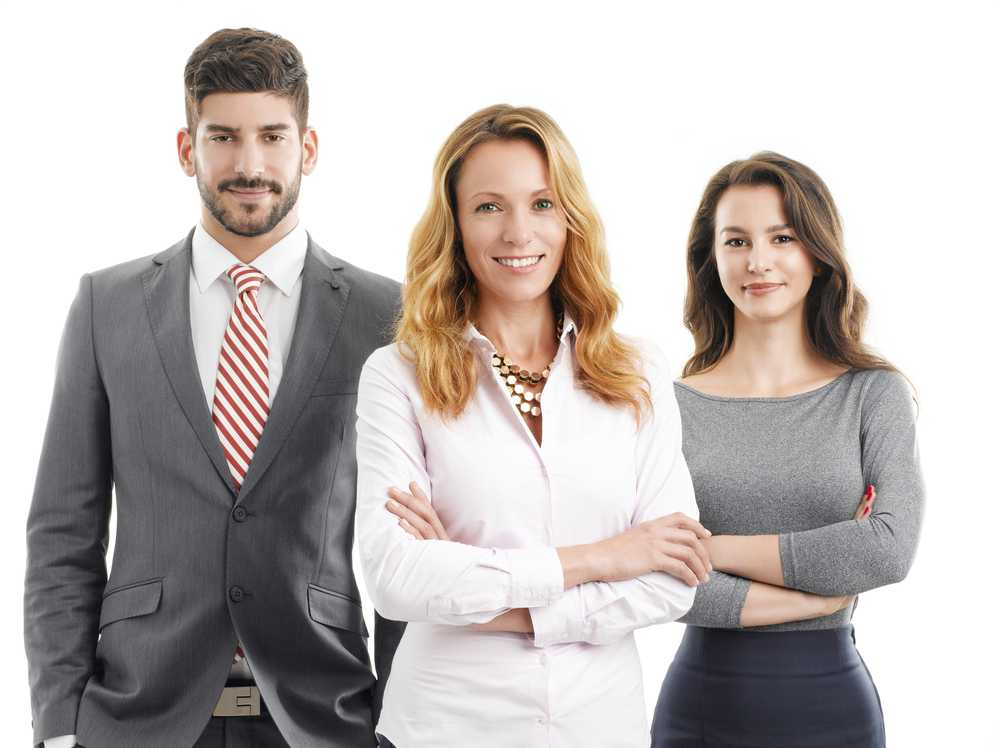
#> input picture resources/people.jpg, 1000 x 748 px, found by its file name
$ python main.py
#> lines starting #> are read from the running program, lines starting #| are printed output that depends on the picture; after the words box and inside, x2 and y2 are one past the last pixel; in counts of white or black regions, pixels touching at a corner belong together
import numpy as np
import cv2
from math import log, e

# Ентропія множини прикладів
def entropy(S):
    values, counts = np.unique(S, return_counts=True)
    probabilities = counts / counts.sum()
    return -np.sum(probabilities * np.log2(probabilities))

# Інформаційний виграш для ознаки A (напр. очі, ніс, рот)
def information_gain(S, A_values):
    total_entropy = entropy(S)
    unique_vals, counts = np.unique(A_values, return_counts=True)
    weighted_entropy = 0
    for val, count in zip(unique_vals, counts):
        Sv = [S[i] for i in range(len(S)) if A_values[i] == val]
        weighted_entropy += (len(Sv)/len(S)) * entropy(Sv)
    return total_entropy - weighted_entropy

# Логістична функція втрат
def logistic_loss(y, fx):
    return np.log(1 + np.exp(-y * fx))

# === ЗАВАНТАЖЕННЯ КЛАСИФІКАТОРІВ ===
face_cascade = cv2.CascadeClassifier("pattern-recognition-adaboost/cascades/haarcascade_frontalface_default.xml")
eye_cascade = cv2.CascadeClassifier('pattern-recognition-adaboost/cascades/haarcascade_eye_tree_eyeglasses.xml')
nose_cascade = cv2.CascadeClassifier("pattern-recognition-adaboost/cascades/haarcascade_mcs_nose.xml")
mouth_cascade = cv2.CascadeClassifier("pattern-recognition-adaboost/cascades/haarcascade_mcs_mouth.xml")

# === ОБРОБКА ЗОБРАЖЕННЯ ===
img = cv2.imread('pattern-recognition-adaboost/resources/people.jpg')
#> img is the input picture: shape (748, 1000, 3); mean B, G, R 181.5, 184.2, 191.4
imgGray = cv2.cvtColor(img, cv2.COLOR_BGR2GRAY)
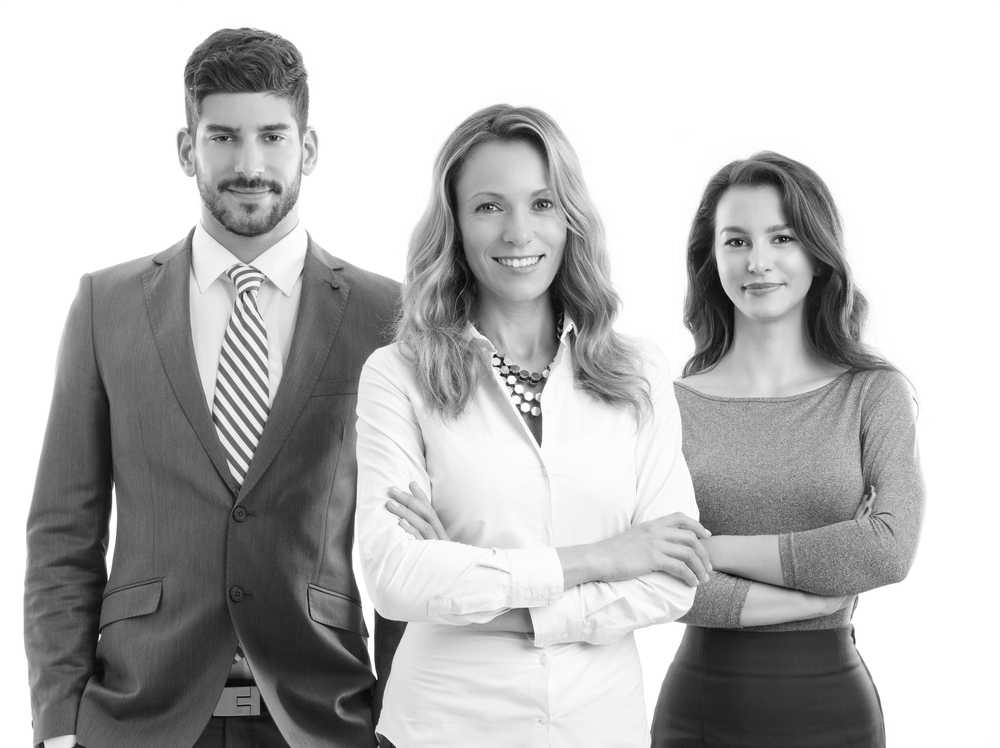
#> imgGray: shape (748, 1000); min 0, max 255, mean 186.1

faces = face_cascade.detectMultiScale(imgGray, 1.3, 4)
#> faces = [[449, 156, 131, 131], [694, 191, 128, 128], [179, 83, 139, 139]]

# Масив для IG
feature_vectors = []
labels = []

for (x, y, w, h) in faces:
    h = int(h + 0.2 * h)
    y = int(y - 0.1 * y)
    roi_gray = imgGray[y:y+h, x:x+w]
    roi_color = img[y:y+h, x:x+w]

    # Детекція ознак
    eyes = eye_cascade.detectMultiScale(roi_gray)
    nose = nose_cascade.detectMultiScale(roi_gray, 1.3, 5)
    mouth = mouth_cascade.detectMultiScale(roi_gray, 1.7, 9)

    # Бінарні ознаки: 1 - знайдено, 0 - ні
    eyes_present = 1 if len(eyes) > 0 else 0
    nose_present = 1 if len(nose) > 0 else 0
    mouth_present = 1 if len(mouth) > 0 else 0

    feature_vectors.append([eyes_present, nose_present, mouth_present])
    labels.append(1)  # Мітка "обличчя знайдено", для прикладу

    # Малювання
    cv2.rectangle(img, (x, y), (x + w, y + h), (255, 0, 0), 2)
    for (ex, ey, ew, eh) in eyes:
        cv2.rectangle(roi_color, (ex, ey), (ex + ew, ey + eh), (0, 255, 0), 2)
    for (nx, ny, nw, nh) in nose:
        nh = int(nh + 0.2 * nh)
        ny = int(ny - 0.2 * ny)
        nw = int(nw - 0.2 * nw)
        nx = int(nx + 0.1 * nx)
        cv2.rectangle(roi_color, (nx, ny), (nx + nw, ny + nh), (0, 255, 255), 2)
    for (mx, my, mw, mh) in mouth:
        my = int(my - 0.05 * my)
        cv2.rectangle(roi_color, (mx, my), (mx + mw, my + mh), (0, 0, 255), 2)
#> this loop made 3 passes
#> (x, y, w, h, eyes, nose, mouth) on passes 1 to 3: (449, 140, 131, 157, [[80, 51, 27, 27], [23, 51, 34, 34]], [[45, 80, 48, 40]], [[33, 101, 72, 43]]), (694, 171, 128, 153, [[76, 57, 24, 24], [29, 58, 27, 27]], [[45, 81, 40, 33]], [[46, 107, 42, 26]]), (179, 74, 139, 166, [[80, 51, 26, 26], [26, 48, 32, 32]], [[44, 77, 52, 44]], [[49, 109, 42, 26]])
#> pass 1, `roi_gray = imgGray[y:y+h, x:x+w]`:
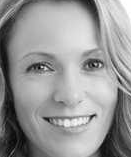
#> roi_gray: shape (157, 131); min 1, max 255, mean 150.1
#> pass 1, `roi_color = img[y:y+h, x:x+w]`:
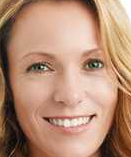
#> roi_color: shape (157, 131, 3); mean B, G, R 117.1, 140.9, 180.8
#> pass 2, `roi_color = img[y:y+h, x:x+w]`:
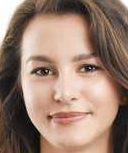
#> roi_color: shape (153, 128, 3); mean B, G, R 111.7, 127, 153
#> after the loop:
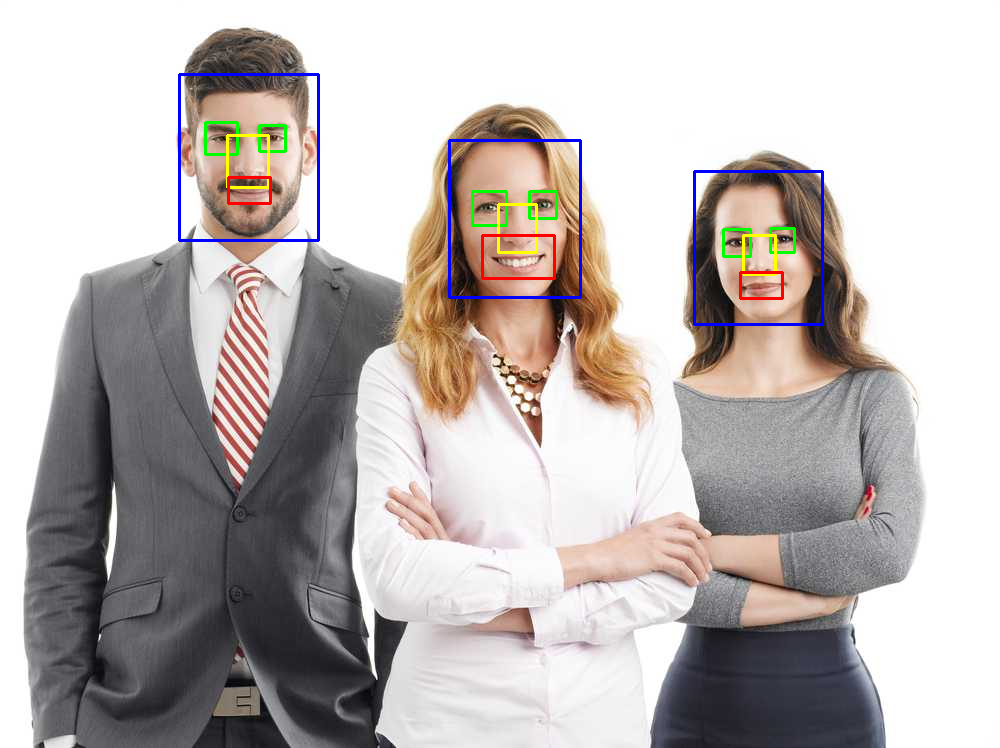
#> img: shape (748, 1000, 3); 1.34% of pixels changed, all inside (x1, y1, x2, y2) = (178, 73, 824, 326)
#> after the loop:
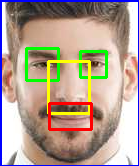
#> roi_color: shape (166, 139, 3); mean B, G, R 144.7, 159.4, 177.7
#> after the loop:
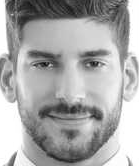
#> roi_gray: shape (166, 139); min 3, max 255, mean 169.4
#> after the loop, feature_vectors = [[1, 1, 1], [1, 1, 1], [1, 1, 1]]; labels = [1, 1, 1]

# Обчислення IG для кожної ознаки
features = np.array(feature_vectors)
#> features = [[1, 1, 1], [1, 1, 1], [1, 1, 1]]
labels = np.array(labels)

ig_eyes = information_gain(labels, features[:, 0])
#> in entropy, `values, counts = np.unique(S, return_counts=True)`: values = [1]; counts = [3]
#> in entropy, `probabilities = counts / counts.sum()`: probabilities = [1]
#> in information_gain, `total_entropy = entropy(S)`: total_entropy = 0
#> in information_gain, `unique_vals, counts = np.unique(A_values, return_counts=True)`: unique_vals = [1]; counts = [3]
#> the loop in information_gain, `for val, count in zip(unique_vals, counts):` made 1 pass
#> (val, count, Sv, values in entropy, counts in entropy, probabilities in entropy, weighted_entropy) on pass 1: (1, 3, [1, 1, 1], [1], [3], [1], 0)
#> after the loop in information_gain, `for val, count in zip(unique_vals, counts):`: weighted_entropy = 0
#> ig_eyes = 0
ig_nose = information_gain(labels, features[:, 1])
#> the loop in information_gain (call 2), `for val, count in zip(unique_vals, counts):` made 1 pass
#> ig_nose = 0
ig_mouth = information_gain(labels, features[:, 2])
#> ig_mouth = 0

print(f"Information Gain - Eyes: {ig_eyes:.4f}, Nose: {ig_nose:.4f}, Mouth: {ig_mouth:.4f}")
#| Information Gain - Eyes: -0.0000, Nose: -0.0000, Mouth: -0.0000

# Демонстрація логістичної втрати на прикладі
y = 1  # позитивний клас
fx = 0.8  # передбачене значення класифікатором
loss = logistic_loss(y, fx)
print(f"Logistic loss for y={y}, f(x)={fx}: {loss:.4f}")

cv2.imshow(f'Faces detected: {len(faces)}', img)
cv2.waitKey(0)
cv2.destroyAllWindows()
